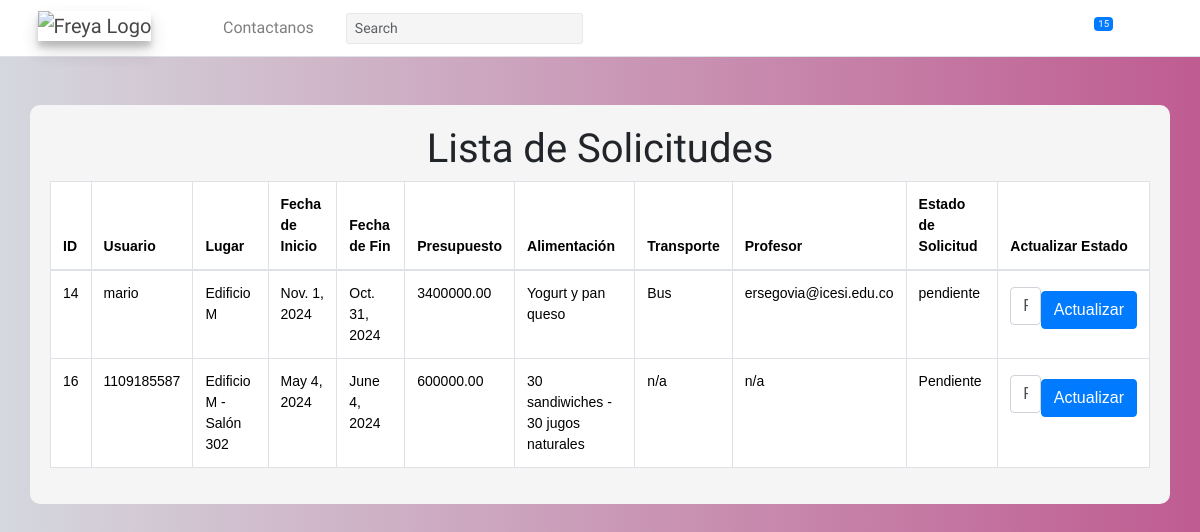
Page /event-requests/ (signed in) on the committed database.
### myapp/models.py (models this page shows, shortened)
class EventRequest(models.Model):
    usuario = models.ForeignKey(User, null=True, on_delete=models.CASCADE)
    lugar = models.CharField(max_length=200)
    fecha_inicio = models.DateField()
    fecha_fin = models.DateField()
    presupuesto = models.DecimalField(max_digits=10, decimal_places=2)
    alimentacion = models.CharField(max_length=200)
    transporte = models.CharField(max_length=200)
    profesor = models.CharField(null=True, max_length=200)
    estado_solicitud = models.CharField(null=True, max_length=200, default='Pendiente')
    extra = models.CharField(null = True, max_length = 200)

### myapp/views.py (the view)
# urls.py: path('event-requests/', views.eventRequestList, name='event-request-list'),
@login_required
def eventRequestList(request):
    eventos = EventRequest.objects.all()
    if request.method == "POST":
        form = EstadoSolicitudForm(request.POST)
        print(request.POST)
        if form.is_valid():
            evento_id = form.cleaned_data["evento_id"]
            estado_solicitud = form.cleaned_data["estado_solicitud"]
            evento = EventRequest.objects.get(id=evento_id)
            evento.estado_solicitud = estado_solicitud
            evento.save()
            if estado_solicitud == "aprobada":
                eventRegistration(request, evento)
                message = f"Se ha aceptado la solicitud de evento. Puede encontrarla en la lista de eventos."
                messages.success(request, message)
            return redirect("/event-requests")
    else:
        form = EstadoSolicitudForm()
    return render(
        request,
        "eventsRequestList.html",
        {"eventos": eventos, "form": form, "messages": messages.get_messages(request)},
    )

### myapp/forms.py
class EstadoSolicitudForm(forms.Form):
    evento_id = forms.IntegerField(widget=forms.HiddenInput)
    estado_solicitud = forms.CharField(label='Estado de la Solicitud', widget=forms.Select(choices=[('pendiente', 'Pendiente'), ('aprobada', 'Aprobada'), ('rechazada', 'Rechazada')]))

### myapp/templates/eventsRequestList.html (shortened to what this page needs)
{% load static %}
<!DOCTYPE html>
<html lang="es">
<head>
    <link rel="stylesheet" href="{% static 'lib/bootstrap-5.3.3-dist/css/bootstrap.min.css' %}">
    <link rel="stylesheet" href="{% static 'lib/bootstrap-5.3.3-dist/css/bootstrap.css' %}">
</head>
<body>
    {% include 'layouts/header1.html' %}
    <div class="container mt-5" style="background-color: #f5f5f5; border-radius: 10px; padding: 20px;">
        <h1 class="text-center">Lista de Solicitudes</h1>
        <div class="table-responsive">
            <table class="table table-bordered">
                <thead>
                    <tr>
                        <th>ID</th>
                        <th>Usuario</th>
                        <th>Lugar</th>
                        <th>Fecha de Inicio</th>
                        <th>Fecha de Fin</th>
                        <th>Presupuesto</th>
                        <th>Alimentación</th>
                        <th>Transporte</th>
                        <th>Profesor</th>
                        <th>Estado de Solicitud</th>
                        <th>Actualizar Estado</th>
                    </tr>
                </thead>
                <tbody>
                    {% for evento in eventos %}
                    {% if evento.estado_solicitud != "aprobada" and evento.estado_solicitud != "rechazada" %}
                    <tr>
                        <td>{{ evento.id }}</td>
                        <td>{{ evento.usuario }}</td>
                        <td>{{ evento.lugar }}</td>
                        <td>{{ evento.fecha_inicio }}</td>
                        <td>{{ evento.fecha_fin }}</td>
                        <td>{{ evento.presupuesto }}</td>
                        <td>{{ evento.alimentacion }}</td>
                        <td>{{ evento.transporte }}</td>
                        <td>{{ evento.profesor }}</td>
                        <td>{{ evento.estado_solicitud }}</td>
                        <td>
                            <form method="post">
                                <select name="estado_solicitud" class="form-control">
                                    <option value="pendiente">Pendiente</option>
                                </select>
                                <button type="submit" class="btn btn-primary mt-2">Actualizar</button>
                            </form>
                        </td>
                    </tr>
                    {% endif %}
                    {% endfor %}
                </tbody>
            </table>
        </div>
    </div>
</body>
</html>

### myapp/templates/eventsRequestList.html (style rules this page uses)
body { background: #8d66a1; background: linear-gradient(to right, #d5d8de, #bf5c91); font-family: 'Roboto', sans-serif; }
h1 { font-family: 'Poppins', sans-serif; font-size: 36px; text-align: center; color: #0e1113; }
table { width: 100%; border-collapse: collapse; margin-bottom: 20px; border: 1.5px solid #141117; font-family: 'Montserrat', sans-serif; }
th, td { padding: 8px; text-align: left; border-bottom: 1.5px solid #141117; border-right: 1.5px solid black; font-size: 14px; }
th { background-color: #66327d; color: #080000; }
tr:nth-child(even) { background-color: #a676ae; }
th:last-child, td:last-child { border-right: none; }
form { display: flex; align-items: center; }
select { margin-right: 10px; padding: 8px; border: 1px solid #ccc; border-radius: 5px; }
button { padding: 8px 15px; background-color: #3f0762; color: white; border: none; border-radius: 5px; cursor: pointer; }

### rows in the picture
EventRequest: id "14", usuario "mario", lugar "Edificio M", fecha_inicio "Nov. 1, 2024", fecha_fin "Oct. 31, 2024", presupuesto "3400000.00", alimentacion "Yogurt y pan queso", transporte "Bus", profesor "ersegovia@icesi.edu.co", estado_solicitud "pendiente"
EventRequest: id "16", usuario "1109185587", lugar "Edificio M - Salón 302", fecha_inicio "May 4, 2024", fecha_fin "June 4, 2024", presupuesto "600000.00", alimentacion "30 sandiwiches - 30 jugos naturales", transporte "n/a", profesor "n/a", estado_solicitud "Pendiente"
